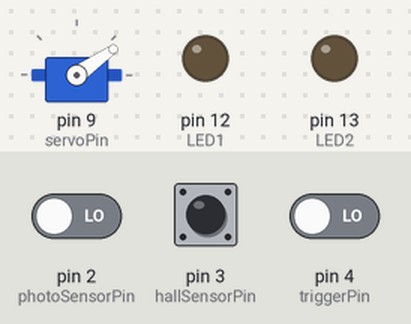
The sketch below on a simulated Arduino Uno, built with avr-gcc and run on an emulated ATmega328P. On the bench: servo, output pins drawn as LEDs (lit = HIGH). Inputs (shaded band) come from the test bench; at power-on: pin 3 (hallSensorPin) HIGH, pin 2 (photoSensorPin) LOW, pin 4 (triggerPin) LOW.

Above: at 1.2 s.
1.3 s: pin 3 (hallSensorPin) driven LOW
At 1.6 s:
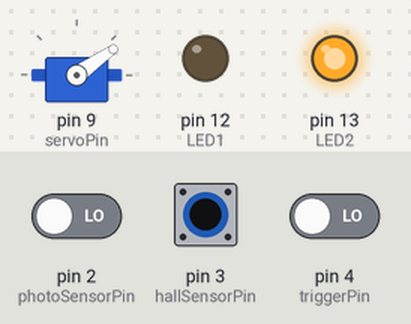
2.8 s: pin 2 (photoSensorPin) driven HIGH
At 4.0 s:
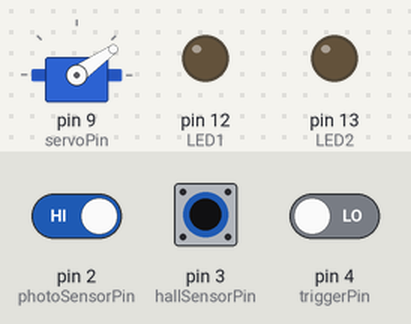
4.3 s: pin 3 (hallSensorPin) pulsed HIGH 2 times (0.12 s each, 0.3 s apart)
At 6.0 s:
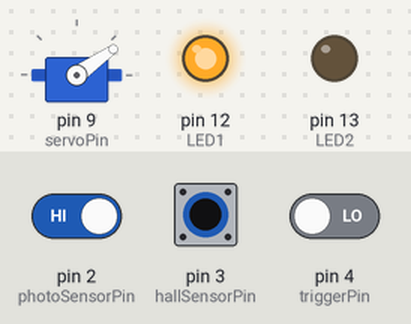
6.4 s: pin 2 (photoSensorPin) driven LOW
At 6.7 s:
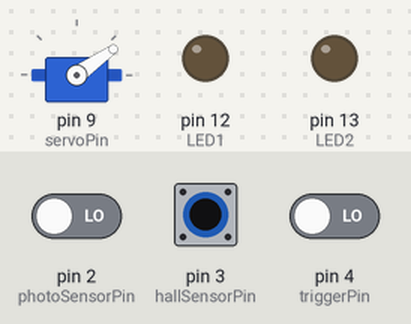
Timing chart, 0 to 8.9 s (numbered marks = the images above; inputs shaded):
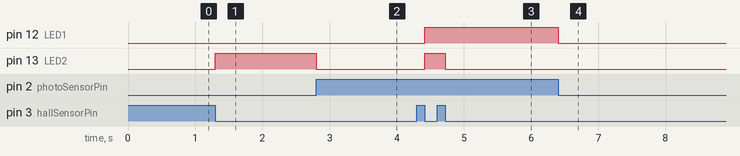

The sketch:

KugelFall.ino
```cpp
#include <Servo.h>
#include "KugelFall_Methods.h"


void setup() {
    /*
    Setup the hardware when booting the Arduino.
    */

  setupHardware();
}

void loop() {

  /*
    Infinite loop will be run after booting the Arduino.
  */

    algorithm();
}
```

KugelFall_Methods.h
```cpp
// Define physical pins as constant variables
const int photoSensorPin = 2;
const int hallSensorPin = 3;
const int triggerPin = 4;
const int switchPin = 5;
const int blackboxLEDGelb = 7;
const int servoPin = 9;
const int button1Pin = 10;
const int button2Pin = 11;
const int LED1 = 12;
const int LED2 = 13;


// Initializing Servo object
Servo servo;

// Variables for calculating the right throwing time
const float mu = -0.0019124;  // Model Parameters for Speed calculations
const int fall_time = 377;    // Falling time of the ball
float hole_factor = 1.04;     // Used to calculate the upper boundary for release
float c;                      // Delta coefficient for dropping time correction, depends on rotation speed


// Long variables to save time steps
long int now_time = 0, new_time, old_time, abwurf_time_min, abwurf_time_max;
long int t_u;
long int now_time_loop = 0;
long int loop_end = 0;
long int pred = 0;
long int t_error = 0;
long photoTimeNew, photoTimeOld;
int d_t = 0;


// Control variables
bool abwurfState = false;      // Check if it's allowed to throw the ball
bool hallStateFalling = true;  // Check for the hole position, true if the hole is located in the upper part of the disc
bool hallStateRISING = false;  // Check for the hole position, true if the hole is located in the lower part of the disc
int counter = 0;               // Helper variable to make sure that we wait a few rounds before throwing a ball
int speed_state = 0;           // Speed state: 3=fast, 2=middle, 1=slow, -1=Error
float delta_error = 0.2;       // Percentage the prediction can differ from the real time
bool trigger_state = false;    // Check if the trigger Button was pressed
bool errorState;               // Check if there is an error state.
bool photoState;               // Check if the sensor available for use


float map_float(double value, double fromLow, double fromHigh, float toLow, float toHigh) {
  /*
  Re-maps a number from one range to another. A value of `fromLow` would get mapped to `toLow`,
  a value of `fromHigh` would get mapped to `toHigh`, and values in-between are mapped proportionally.
  The function assumes inclusive lower boundaries and exclusive upper boundaries for the ranges.

  Parameters:
  -----------
  value: The number to map.
  fromLow: The lower bound of the value's current range (inclusive).
  fromHigh: The upper bound of the value's current range (exclusive).
  toLow: The lower bound of the value's target range (inclusive).
  toHigh: The upper bound of the value's target range (exclusive).

  Returns:
  ---------
  return: The remapped value as a float.
  */

  return (value - fromLow) * (toHigh - toLow) / (fromHigh - fromLow) + toLow;
}


float t_u_corr(int t_u) {
  /*
  brauchen wir das?
  */
  return (-(1 / 4984) * t_u - (3623 / 14952));
}


float time_prediction(long int t_u) {
  /*
  Calculates and returns the predicted time for the next rotation based on the current rotation time.

  Parameters:
  ------------
  t_u: The current rotation time in milliseconds.

  Returns:
  ---------
  return: The predicted rotation time for the next turn in milliseconds.

  Calculation:
  ------------
  The prediction is based on a mathematical model using the current rotation time (t_u) and model parameters.
  The formula used is (-360 * t_u) / ((t_u * mu) - 360), where mu is a model parameter.
  */

  return ((-360 * t_u) / ((t_u * mu) - 360));
}

void isTriggered() {
  /*
    Checks if the trigger button on the handheld control is being pressed.
  */
  if (trigger_state == false){
      trigger_state = (digitalRead(triggerPin));
  }

}


bool hallFALLING() {
  /*
  Uses the Hall Sensor to determine the position of the hole on the disc.
  Updates the boolean variable `hallStateFalling`:
    - Sets it to true if the hole is in the upper part of the disc.
    - Sets it to false if the hole is in the lower part of the disc.

  Returns:
  -----------
  return: True if the hole is in the lower part of the disc, false otherwiese.

  Hall Sensor:
  ------------
  The Hall Sensor detects the magnetic field and is used to identify the position of the hole on the rotating disc.

  Note:
  ------
  The `hallStateFalling` variable is initially set to true. Make sure to set its initial value appropriately before using this function.

  */

  if (digitalRead(hallSensorPin) == LOW && hallStateFalling) {
    hallStateFalling = false;
    return true;
  }

  if (digitalRead(hallSensorPin) == HIGH) {
    hallStateFalling = true;
  }

  return false;
}


bool hallRISING() {
  /*
  Uses the Hall Sensor to determine the position of the hole on the disc.
  Updates the boolean variable `hallStateRISING`:
    - Sets it to true if the hole is in the lower part of the disc.
    - Sets it to false if the hole is in the upper part of the disc.

  Returns:
  ----------
  return: True if the hole is in the upper part of the disc, false otherwiese.

  Hall Sensor:
  ------------
  The Hall Sensor detects the magnetic field and is used to identify the position of the hole on the rotating disc.

  Note:
  ------
  The `hallStateRISING` variable is initially set to false. Make sure to set its initial value appropriately before using this function.
 */

  if (digitalRead(hallSensorPin) == HIGH && hallStateRISING) {
    hallStateRISING = false;
    return true;
  }

  if (digitalRead(hallSensorPin) == LOW) {
    hallStateRISING = true;
  }

  return false;
}


bool photoChange() {

  if (digitalRead(photoSensorPin) == HIGH && !photoState) {
    photoState = true;
    return true;
  }

  if (digitalRead(photoSensorPin) == LOW && photoState) {
    photoState = false;
    return true;
  }

  return false;
}


void release() {
  /*
  Opens and closes the mechanism to release a ball using a servo drive.

  Operation:
  -----------
  1. Sets the servo drive to 65° to open the mechanism and release a ball.
  2. Waits for 100 ms to allow the ball to be released.
  3. Sets the servo drive back to 35° to close the mechanism after throwing a ball.

  Note:
  -------------
  Adjust the servo positions (65° and 35°) based on the specific requirements of your mechanism.
 */

  servo.write(65);
  delay(100);
  servo.write(35);
}


bool check_system(long d_t, float pos, int min, int max) {
  /*
  This function checks if the difference between the predicted time and the actual rotation time is within an acceptable range.
  The acceptable range is up to 1/24th of a rotation.
  If the difference is outside this range, it means that there are external disturbances, such as forced acceleration or deceleration.
  The function also checks if the rotation is not too fast or too slow.

  Parameters:
  ------------

  d_t: The current rotation time, in units of 1/12 of a rotation. This is detected and calculated with the help of a photosensor.
  pos: The current position, in units of 1/12 of a rotation. This is used to calculate the predicted time for the current position.
  min: The minimum allowed time for 1/12 of a rotation. This is used to check if the rotation is not too slow.
  max: The maximum allowed time for 1/12 of a rotation. This is used to check if the rotation is not too fast.

  Returns:
  ----------
  True if the difference between the actual and predicted times is within the acceptable range
          and the rotation is not too fast or too slow.
  False otherwise.
  */

  if (abs(d_t - (pred * pos)) > delta_error * (pred * pos) || (d_t < min) || (d_t > max)) {  //

    abwurfState = false;
    speed_state = -1;
    return false;
  }

  return true;
}


//show speed and errors
void show_speed_state(int state) {
  /*
  Displays the rotation mode using LEDs.

  Rotation Modes:
  ---------------
  1. Slow rotation: Both LEDs are on.
  2. Middle rotation: Yellow LED is on.
  3. Fast rotation: Green LED is on.
  -1. Error state: Both LEDs are off.

  Parameters:
  -----------
  state: An integer indicating the rotation mode state.
         Possible values:
         - 1: Slow rotation mode.
         - 2: Middle rotation mode.
         - 3: Fast rotation mode.
         - -1: Error state.
  */

  //fast - green is on
  if (state == 3) {
    digitalWrite(LED1, HIGH);
    digitalWrite(LED2, LOW);
  }

  //middle - yellow is on
  if (state == 2) {
    digitalWrite(LED1, LOW);
    digitalWrite(LED2, HIGH);
  }

  //slow - both LEDs are on
  if (state == 1) {
    digitalWrite(LED1, HIGH);
    digitalWrite(LED2, HIGH);
  }

  //error state - both - LEDs are off
  if (state == -1) {
    digitalWrite(LED1, LOW);
    digitalWrite(LED2, LOW);
  }
}


int abwurf_calc() {
  /*
  Calculates the time parameters required for releasing a ball based on the time difference between the current time and the previous time.

  Returns:
  --------
  The function returns an integer that indicates the rotation mode. The possible values are:

    - 3: Fast rotation mode.
    - 2: Middle rotation mode.
    - 1: Slow rotation mode.

  Global Variables:
  ----------------
  t_u: Time difference between the current time and the previous time. (current rotation time)
  now_time: Current time.
  old_time: Previous time.
  pred: Predicted time for the next rotation.
  t_error: The difference between prediction time and the actual rotation time
  fall_time: Time required for the ball to reach the hole after it is released.
  abwurf_time_min: Minimum time for ball release.
  abwurf_time_max: Maximum time for ball release.
  c: Delta coefficient for dropping time correction.


  Explanation:
  ------------
  This function calculates the time parameters required for releasing a ball based on the time difference (t_u) between the current time and the previous time.

  The function works in three modes:

    - Fast rotation mode: (rotation time less than 450 ms)
        - The minimum time for ball release (abwurf_time_min) is calculated by adding
                    the predicted time for the next rotation,
                    the predicted time for the rotation after next
                    and the time required for the ball to reach the hole after it is released
                    and difference between prediction time and current rotation time x2 (for both prediction times).
        - The maximum time for ball release (abwurf_time_max) is calculated by adding 30 ms.

    - Slow rotation mode: (rotation time is greater than 2000 ms)
        - The function calculates abwurf_time_min (the minimum time for ball release)
                    by adding current rotation time (t_u)
                    to the time difference between the current time and the ball falling time (now_time - fall_time)
                    and difference between prediction time and current rotation time minus 45ms (loop time).
        - The correction coefficient (c) is calculated by mapping t_u from 2000 to 5000 to the range -0.01 to 0.07
                    using the map_float function.
        - abwurf_time_min is adjusted by adding t_u multiplied by c.
        - abwurf_time_max is calculated by adding 30 ms.

    - Middle rotation mode: (rotation time between 450 ms and 2000 ms)
        - The function calculates abwurf_time_min (the minimum time for ball release)
                    by adding the predicted time for the next rotation (pred)
                    to the time difference between the current time and the ball falling time (now_time - fall_time)
                    and difference between prediction time and current rotation time.
        - The delta coefficient (c) is calculated by mapping t_u from 450 to 2000 to the range -0.19 to 0.039
                    using the map_float function.
        - abwurf_time_min is adjusted by adding t_u multiplied by c.
        - abwurf_time_max is calculated  by adding 30 ms.

  */


  t_u = now_time - old_time;
  pred = time_prediction(t_u);
  t_error = t_u - pred;

  //fast
  if (t_u < 450) {
    abwurf_time_min = round(pred + time_prediction(pred) + now_time - fall_time + 2.1 * t_error); //2.1 because 2*error is not enough calc pred twice --> error*2

    abwurf_time_min = abwurf_time_min - round((3.0 * t_u / 12.0));
    abwurf_time_max = round(abwurf_time_min + 30);
    pred = pred + t_error;
    return 3;
  }

  //slow
  if (t_u > 2000) {
    abwurf_time_min = round(t_u + now_time - fall_time - 45 + t_error);
    //c = map_float(t_u, 2000, 5000, -0.01, 0.07);
    //abwurf_time_min = abwurf_time_min + round(t_u * c);
    abwurf_time_max = round(abwurf_time_min + 30);
    pred = pred + t_error;
    return 1;
  }

  //middle
  else {
    abwurf_time_min = round(pred + now_time - fall_time + t_error);
    c = map_float(t_u, 450, 2000, -0.19, 0.039);
    abwurf_time_min = abwurf_time_min + round(c * t_u + 1.0/48.0 * t_u);
    abwurf_time_max = round(abwurf_time_min + 30);
    pred = t_error + pred;
    return 2;
  }
}


void algorithm() {
  /*

  Performs the algorithmic operations for the ball throwing mechanism.
  This function is responsible for controlling the timing and behavior of the system.

  Args:
    now_time_loop: The current time in milliseconds.
    photoTimeOld: The previous value of photoTimeNew.
    photoTimeNew: The current value of photoTimeNew.
    errorState: The error state of the system.
    abwurfState: The ball release state.
    isTriggered: The state of the trigger button.
    speed_state: The rotation speed state.
    counter: The counter for skipping calculations.
    loop_end: The end time of the loop.

  Returns:
  ---------
    None.

  */

  now_time_loop = millis();

  // Check for sudden changes in the behavior of the system.
  if (photoChange()) {
    photoTimeOld = photoTimeNew;    // Store the previous photoTimeNew value
    photoTimeNew = now_time_loop;   // Update photoTimeNew with the current time
    // Evaluate system errors and set errorState
    errorState = check_system((photoTimeNew - photoTimeOld), (1.0 / 12.0), (333 / 12), (5000 / 12));
  }

  // Check if it's time for ball release and if conditions are met
  if (now_time_loop > abwurf_time_min && now_time_loop < abwurf_time_max && abwurfState && trigger_state && errorState) {

    release();              // Open the mechanism to release the ball
    abwurfState = false;    // Update the ball release state
    trigger_state = false;  // Update the trigger state
  }

  // Check if the hole is in the falling position
  if (hallFALLING()) {
    old_time = now_time;
    now_time = millis();
    speed_state = abwurf_calc();
    counter++;

    // skip some calculations due to servo-sensor interference
    if (counter % speed_state == 0) {
      abwurfState = true;
    }
  }

  /* Show the rotation speed state.
  Fast rotation mode - Green LED is on,
  Middle rotation mode - Yellow LED is on,
  Slow rotation mode - both LEDs are on
  Error state - both LEDs are off

  */
  show_speed_state(speed_state);
  isTriggered();
  loop_end = micros();

}


void setupHardware() {

  /*
  Initializes the hardware by initializing the serial port, declaring the all
  the pins, initializing the servo drive and setting it to 35° to close the mechanism
  */

  Serial.begin(9600);

  pinMode(photoSensorPin, INPUT);
  pinMode(hallSensorPin, INPUT);
  pinMode(triggerPin, INPUT);
  pinMode(switchPin, INPUT);
  pinMode(blackboxLEDGelb, INPUT);
  pinMode(button1Pin, INPUT);
  pinMode(button2Pin, INPUT);
  pinMode(LED1, OUTPUT);
  pinMode(LED2, OUTPUT);

  servo.attach(servoPin);
  servo.write(35);
}
```

Measured:
- after the input at 1.3 s, pin 13 (LED2): LOW → HIGH at once
- after the input at 2.8 s, pin 13 (LED2): HIGH → LOW at once
- after the input at 4.3 s, pin 12 (LED1): LOW → HIGH after 0.12 s; pin 13 (LED2): LOW → HIGH after 0.12 s, → LOW 0.30 s later
- after the input at 6.4 s, pin 12 (LED1): HIGH → LOW at once
